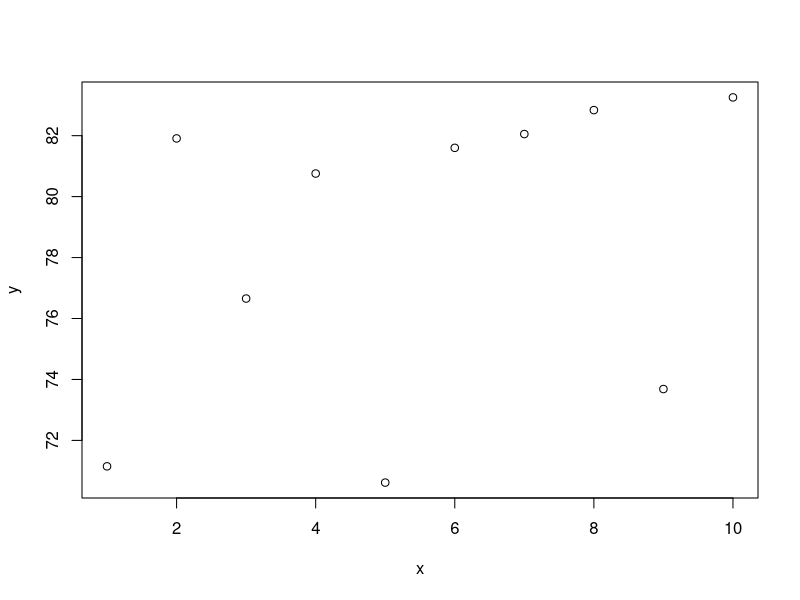

Write the R code that produced this figure.
## ---- chunk 1
knitr::opts_chunk$set(echo = TRUE)
## ---- chunk 2
x=seq(1,10,len=10)
y=40*2 + rnorm(10,0,5)
plot(x,y)
summary(x)
